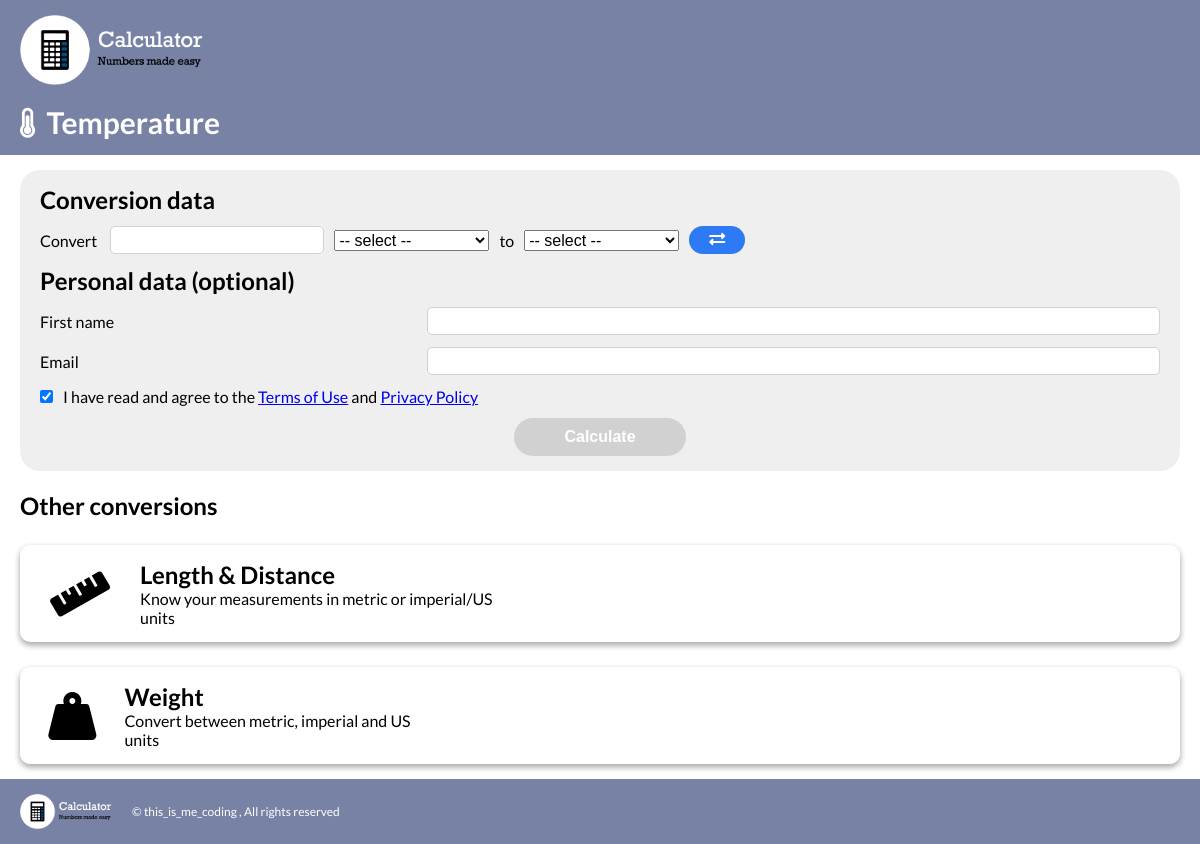
/index.php?type=temperature, run on the app's committed database.
### tables this page shows
CREATE TABLE `types` (
  `type_unique_id` int(11) NOT NULL,
  `type_full_name` varchar(50) NOT NULL,
  `type_tile_description` varchar(255) NOT NULL,
  `type_site` varchar(50) NOT NULL,
  `type_icon` varchar(50) NOT NULL
);

### index.php (the view, shortened to what this page needs)
<?php
    include_once('header.php');
?>
<main class="big_box_flex">
    <div class="size_box_flex flex-dir-col">
        <?php
        if(str_contains($_SERVER['REQUEST_URI'], "index.php")){
            if(isset($_GET["type"]) && in_array($_GET["type"], $array)) {
            ?>
            <form action="results.php" method="POST" class="flexbox flex-dir-col">
            <h2>Conversion data</h2>
            <div class="flexbox form_convert_question">
                Convert&nbsp;
                <input type="number" name="start_value" id="start_value" step="any" onkeyup="start_func()">
                <select name="first_select" id="first_select" required onchange="select_1()">
                <option value="" selected disabled>-- select --</option>
                </select>
                to
                <select name="second_select" id="second_select" required onchange="select_2()">
                <option value="" selected disabled>-- select --</option>
                </select>
                <button type="button" class="exchange_values" onclick="swap_select()"><i class="fas fa-exchange-alt"></i></button>
            </div>
            <?php include_once('form_routine_questions.php'); ?>
            <button type="submit" id="submit_form" disabled>Calculate</button>
            </form>
            <?php }
                if(
                    (str_contains($_SERVER['REQUEST_URI'], "index.php")
                    && str_contains($_SERVER['REQUEST_URI'], "?type=".!in_array($_GET["type"], $array)))
                    ||
                    (str_contains($_SERVER['REQUEST_URI'], "index.php")
                    && !str_contains($_SERVER['REQUEST_URI'], "?"))
                    ) {
                        include_once('tiles_collection.php');
                    }
            }
            ?>
    </div>
</main>
<?php include_once('footer.php'); ?>

### header.php (shortened to what this page needs)
<?php
    $servername = "localhost";
    $server_username = "root";
    $server_password = "";
    $server_dbname = "calculator_4T_06";
    $conn = mysqli_connect($servername, $server_username, $server_password, $server_dbname);
?>
<!DOCTYPE html>
<html lang="en">
<head>
    <link rel="stylesheet" href="https://cdnjs.cloudflare.com/ajax/libs/font-awesome/5.15.4/css/all.min.css" />
    <link rel="stylesheet" href="style.css" type="text/css">
</head>
<body onload="active_tile()">
    <header class="big_box_flex navbar">
        <div class="size_box_flex">
            <a href="index.php"><img class="logo logo_header" src="logo.png"></a>
            <?php
                if (str_contains($_SERVER['REQUEST_URI'], "index.php")){
                    $query = "SELECT type_site FROM types;";
                    $result = mysqli_query($conn, $query);
                    while ($row = mysqli_fetch_array($result)){
                        $array[] = $row["type_site"];
                    }
                    if(isset($_GET["type"]) && in_array($_GET["type"], $array)) {
                        $query = "SELECT type_full_name, type_tile_description, type_site, type_icon FROM types WHERE type_site=\"".$_GET["type"]."\";";
                        $result = mysqli_query($conn, $query);
                        while ($row = mysqli_fetch_array($result)){
                        ?>
                        <h2><i class="<?php echo $row["type_icon"]; ?>"></i>&nbsp;&nbsp;<?php echo $row["type_full_name"]; ?></h2>
                        <?php }
                    } else if(isset($_GET["type"]) && !in_array($_GET["type"], $array))  {
                        ?>
                        <h2>Error</h2>
                        <?php
                    }
                }
            ?>
        </div>
    </header>

### tiles_collection.php
<div class="tiles_collection">
        <?php
        if (str_contains($_SERVER['REQUEST_URI'], "index.php")){
            $query = "SELECT type_site FROM types;";
            $result = mysqli_query($conn, $query);
            while ($row = mysqli_fetch_array($result)){
                $array[] = $row["type_site"];
            }
            if(isset($_GET["type"]) && in_array($_GET["type"], $array)) {
                ?>
                <h2 class="collection_title"> <?php
                echo "Other conversions";
                ?>
                </h2><?php
            }
        }
        ?>
    <?php
        $query = "SELECT type_full_name, type_tile_description, type_site, type_icon FROM types;";
        $result = mysqli_query($conn, $query);
        while ($row = mysqli_fetch_array($result)){
    ?>
    <a class="tile-link <?php echo $row["type_site"]."_tile"; ?>" href="<?php echo "index.php?type=".$row["type_site"]; ?>">
        <div class="tile">
            <i class="<?php echo $row["type_icon"]; ?>"></i>
            <div>
                <h2><?php echo $row["type_full_name"]; ?></h2>
                <h4><?php echo $row["type_tile_description"]; ?></h4>
            </div>
        </div>
    </a>
    <?php } ?>
</div>

### style.css (style rules this page uses)
* { margin: 0; padding: 0; word-wrap: break-word; }
body { font-size: 16px; font-family: 'Lato', sans-serif; }
img, .navbar a { height: inherit; }
h4 { font-weight: 400; }
.flexbox { display: flex; justify-content: center; align-items: center; }
.flex-dir-col { flex-direction: column; }
.big_box_flex { display: flex; justify-content: center; align-items: center; padding: 15px 20px; gap: 20px 0; }
.size_box_flex { display: flex; justify-content: space-between; align-items: center; width: 1200px; height: inherit; gap: 20px 0; }
.navbar { height: 70px; background: #7882A4; color: #fff; font-size: 20px; }
.navbar > div { justify-content: flex-start; gap: 35px; }
main { text-align: justify; }
.tiles_collection { width: 100%; display: flex; justify-content: space-around; align-items: stretch; flex-wrap: wrap; gap: 25px 0; }
.tiles_collection>.collection_title { width: 100%; text-align: center; }
.tile-link { display: flex; justify-content: flex-start; width: calc(30% - 15px); background: #fff; padding: 15px; border-radius: 10px; box-shadow: rgba(0, 0, 0, 0.16) 0px 3px 6px, rgba(0, 0, 0, 0.23) 0px 3px 6px; text-decoration: none; color: inherit; align-items: center; }
.tile { display: flex; justify-content: space-between; align-items: center; gap:15px; }
.tile>i { font-size: 48px; display: flex; justify-content: center; width: 20%; }
.tile>div { width: 80%; text-align: left; display: flex; align-items: flex-start; flex-direction: column; }
form { width: 55%; gap: 12px; background-color: #EFEFEF; border-radius: 20px; padding: 15px 20px; }
form>*:not(button) { width: 100%; }
form>div.flexbox { justify-content: space-between; }
.flexbox.form_convert_question { flex-wrap: wrap; justify-content: flex-start; gap: 10px; }
.form_convert_question>input[type=number] { width: 130px; }
.form_convert_question>select { width: 155px; }
form input:not([type=checkbox]) { width: 65%; height: inherit; }
input { border: 1px solid #D1D1D1; border-radius: 5px; font-size: inherit; padding: 4px 6px; }
select { font-size: 16px; }
button[type=submit], .button_go_back { font-size: 16px; padding: 10px 50px; background-color: #2E7AF5; color: #fff; font-weight: 700; border: none; outline: none; border-radius: 20px; cursor: pointer; }
button[type=submit]:disabled { background-color: #D1D1D1; cursor: not-allowed; }
.exchange_values { font-size: 16px; padding: 5px 20px; color: #fff; background-color: #2E7AF5; border-radius: 20px; border: none; outline: none; cursor: pointer; }
@media screen and (max-width: 1200px) { .navbar { height: auto; } }
@media screen and (max-width: 1200px) { .navbar > div { flex-direction: column; align-items: flex-start; gap: 15px; } }
@media screen and (max-width: 1200px) { .logo_header { height: 70px; } }
@media screen and (max-width: 1200px) { form { width: calc(100% - 40px); } }
@media screen and (max-width: 1200px) { input { font-size: 16px; } }
@media screen and (max-width: 1200px) { .form_convert_question>input[type=number] { width: 200px; } }
@media screen and (max-width: 1200px) { .tile-link { width: 100%; } }
@media screen and (max-width: 1200px) { .tiles_collection>.collection_title { text-align: left; } }

### data on the page
types: type_full_name "Temperature"
types: type_full_name "Length & Distance", type_tile_description "Know your measurements in metric or imperial/US units"
types: type_full_name "Weight", type_tile_description "Convert between metric, imperial and US units"
